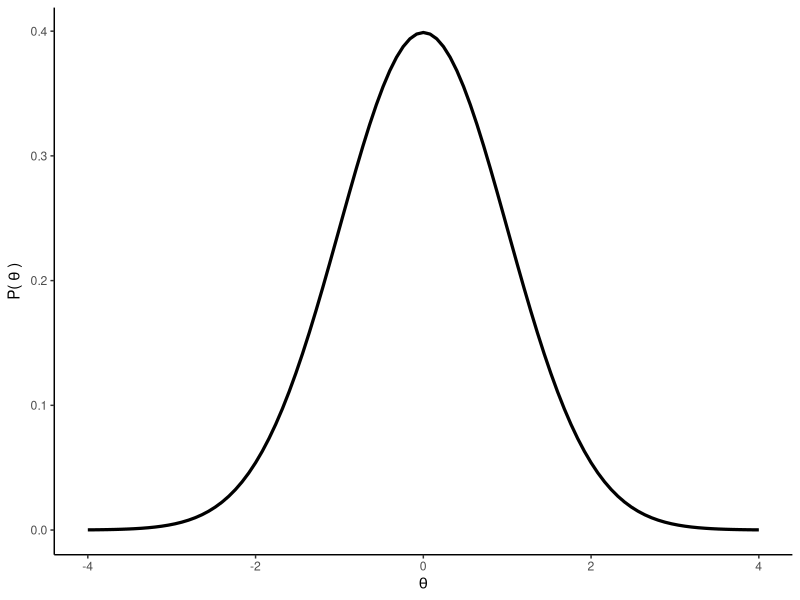
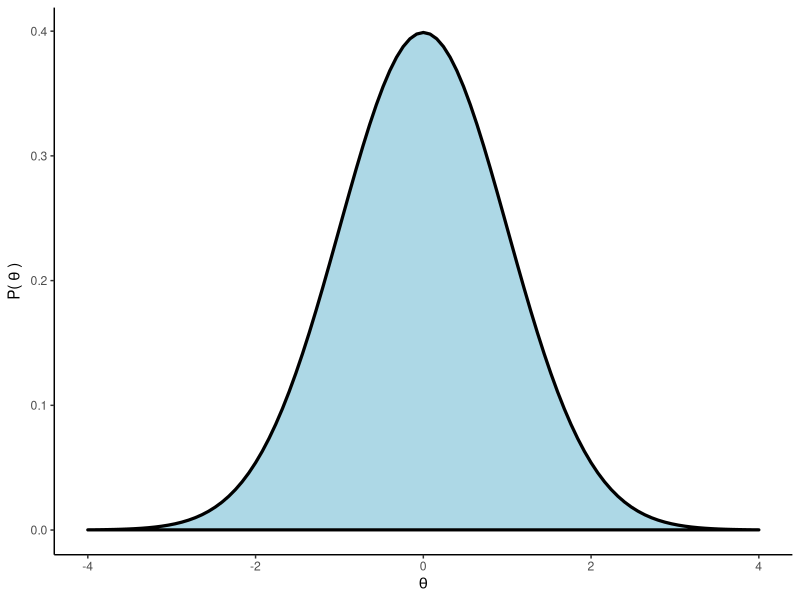
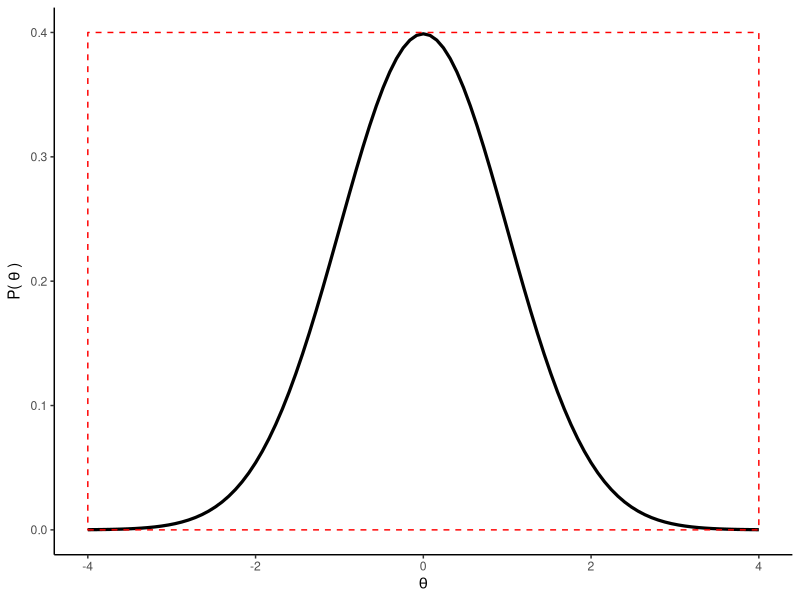
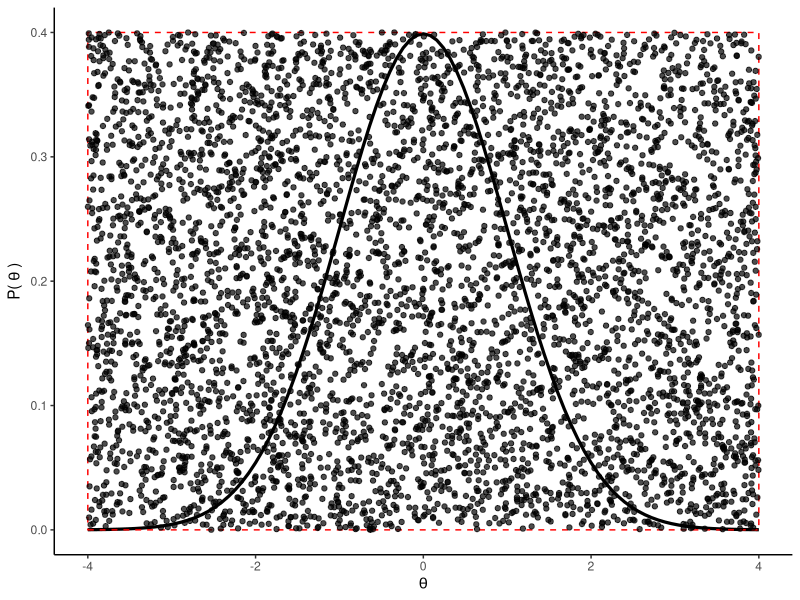
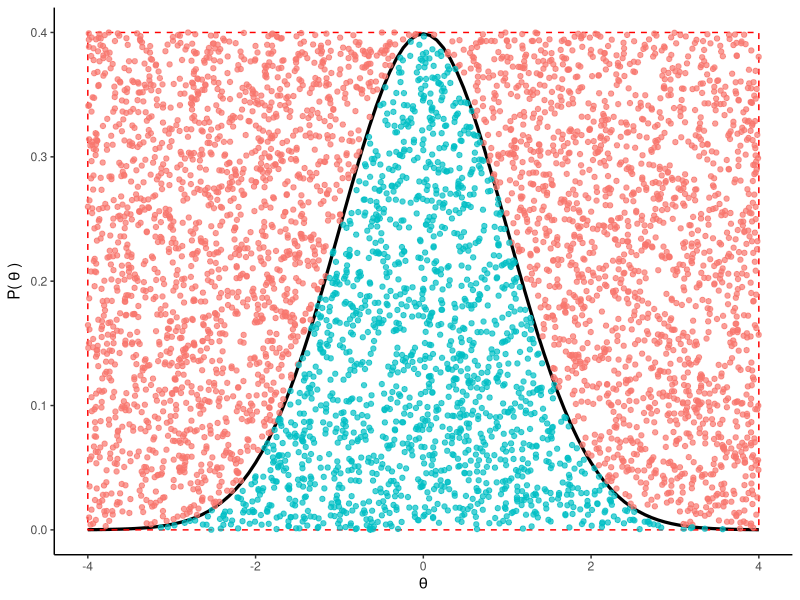
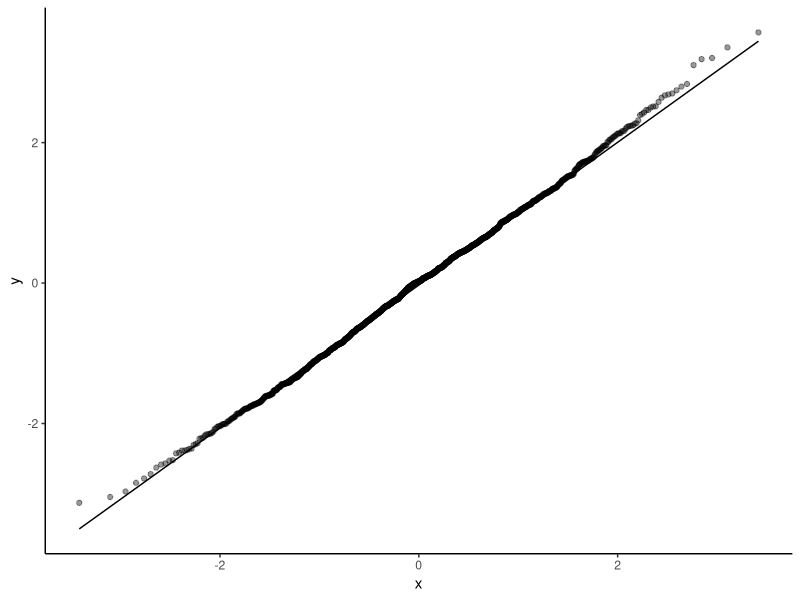
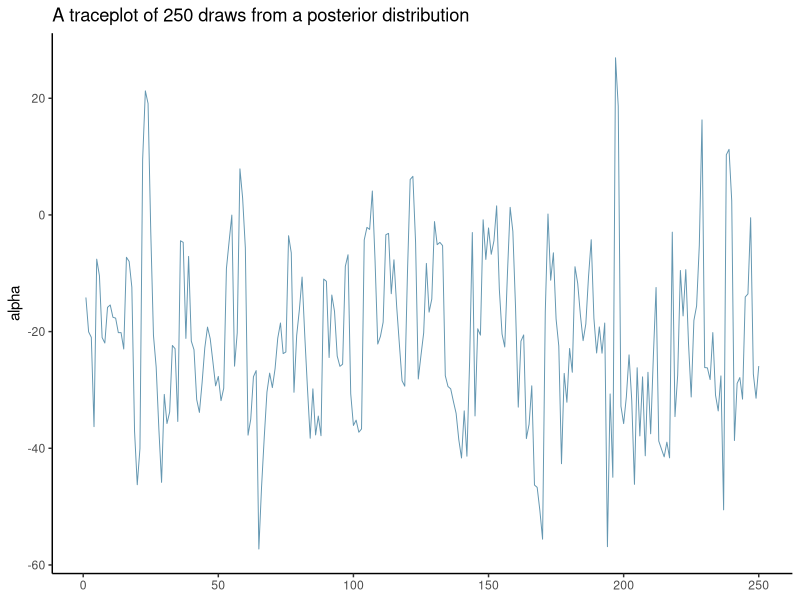
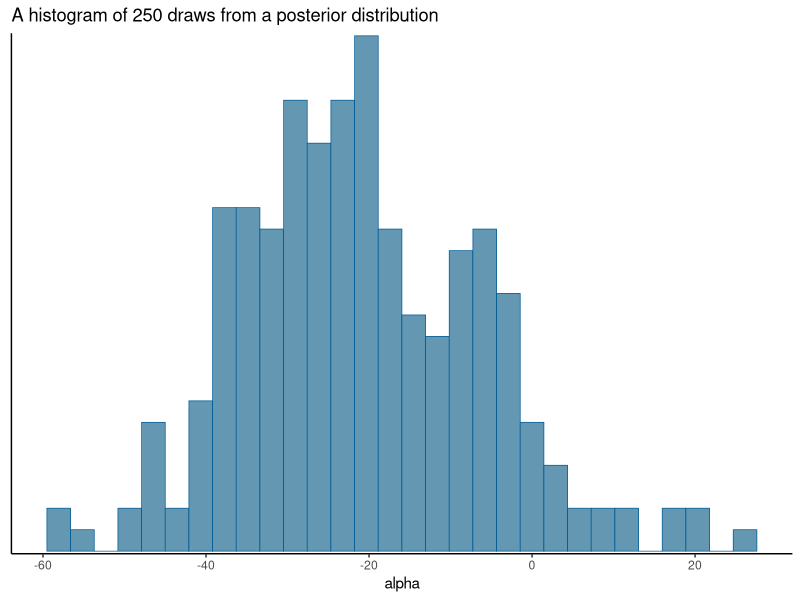

Recreate these plots in R, in order. (Note: this script raises an error after producing the figures.)
## ---- chunk 1
library(tidyverse)
library(bayesplot)
theme_set(theme_classic())
## ---- chunk 2
tibble(x = seq(-4, 4, length.out = 100)) %>% 
  ggplot(aes(x = x))+
  stat_function(fun=dnorm, size=1.1)+
  labs(x=expression(theta), y=expression("P("~theta~")"))
## ---- chunk 3
tibble(x = seq(-4, 4, length.out = 100)) %>% 
  ggplot(aes(x = x))+
  stat_function(fun=dnorm, geom="polygon", colour="black", fill="lightblue", size=1.1)+
  labs(x=expression(theta), y=expression("P("~theta~")"))
## ---- chunk 4
rectangle <- 
  tibble(x = c(-4, 4, 4, -4),
         y = c(0, 0, 0.4, 0.4))

tibble(x = seq(-4, 4, length.out = 100)) %>% 
  ggplot(aes(x = x))+
  stat_function(fun=dnorm, size=1.1)+
  labs(x=expression(theta), y=expression("P("~theta~")"))+
  geom_polygon(mapping = aes(x=x, y=y), data=rectangle, colour="red", fill=NA, linetype =2)
## ---- chunk 5
sims <- tibble(
  x_sim = runif(5000, -4, 4),
  y_sim = runif(5000, 0, 0.4)
  ) %>% 
  mutate(accept = ifelse(y_sim <= dnorm(x_sim), "yes", "no"))

tibble(x = seq(-4, 4, length.out = 100)) %>% 
  ggplot(aes(x = x))+
  stat_function(fun=dnorm, size=1.1)+
  labs(x=expression(theta), y=expression("P("~theta~")"))+
  geom_polygon(mapping = aes(x=x, y=y), data=rectangle, colour="red", fill=NA, linetype =2)+
  geom_point(aes(x=x_sim, y=y_sim), data=sims, alpha=.7)
## ---- chunk 6
tibble(x = seq(-4, 4, length.out = 100)) %>% 
  ggplot(aes(x = x))+
  stat_function(fun=dnorm, size=1.1)+
  labs(x=expression(theta), y=expression("P("~theta~")"))+
  geom_polygon(mapping = aes(x=x, y=y), data=rectangle, colour="red", fill=NA, linetype =2)+
  geom_point(aes(x=x_sim, y=y_sim, colour=accept), data=sims, alpha=0.7)+
  guides(colour="none")
## ---- chunk 7
sims %>% 
  filter(accept=="yes") %>% 
  ggplot(aes(sample=x_sim))+
  stat_qq(alpha = 0.4)+
  stat_qq_line()
## ---- chunk 8
library(bayesplot)
x <- example_mcmc_draws(1, 1)
mcmc_trace(x)+
  ggtitle("A traceplot of 250 draws from a posterior distribution")
## ---- chunk 9
mcmc_hist(x)+
  ggtitle("A histogram of 250 draws from a posterior distribution")
## ---- chunk 10
mcmc_dens(x)+
  ggtitle("A density plot of 250 draws from a posterior distribution")
## ---- chunk 11
mcmc_dens(x)+
  geom_vline(xintercept = -21.06, colour="red")+
  ggtitle("A density plot of 250 draws from a posterior distribution",
          subtitle = "with the red line denoting posterior mean")
## ---- chunk 12
mcmc_dens(x)+
  geom_vline(xintercept = -24.17, colour="green")+
  ggtitle("A density plot of 250 draws from a posterior distribution",
          subtitle = "with the green line denoting maximum a posteriori probability (MAP) estimate")
## ---- chunk 13
mcmc_dens(x)+
  geom_vline(xintercept = -22.14, colour="blue")+
  ggtitle("A density plot of 250 draws from a posterior distribution",
          subtitle = "with the green line denoting median")
## ---- chunk 14
mcmc_dens(x)+
  geom_polygon(data=tibble(Value=c(-46.58, 10.13, 10.13, -46.58), y=c(0,0,0.029,0.029)), aes(y=y), fill="yellow", alpha=1/3)+
  ggtitle("A density plot of 250 draws from a posterior distribution",
          subtitle = "with the yellow are denoting equal-tailed 95% credible interval [-46.58, 10.13]")
## ---- chunk 15
mcmc_dens(x)+
  geom_polygon(data=tibble(Value=c(-46.70, 10.31, 10.31, -46.70), y=c(0,0,0.029,0.029)), aes(y=y), fill="cyan", alpha=1/3)+
  ggtitle("A density plot of 250 draws from a posterior distribution",
          subtitle = "with the cyan area denoting 95% highest density interval [-46.70, 10.31]")
## ---- chunk 16
mcmc_dens(rbind(x, x+100))+
  geom_polygon(data=tibble(Value=c(-56.89950 , 15.1946, 15.1946, -56.89950), y=c(0,0,0.0104,0.0104)), aes(y=y), fill="cyan", alpha=1/3)+
  geom_polygon(data=tibble(Value=c(42.59036 , 115.0449, 115.0449, 42.59036), y=c(0,0,0.0104,0.0104)), aes(y=y), fill="cyan", alpha=1/3)+
  ggtitle("A density plot of 500 draws from a posterior distribution",
          subtitle = "with the cyan areas denoting 95% highest density interval [-56.90, 15.19; 42.59, 115.05]")
## ---- chunk 17
library(bayestestR)
p_significance(x) %>% 
  plot()
## ---- chunk 18
rope(x, range=c(-10,10)) %>% 
  plot()+
  theme_classic()
